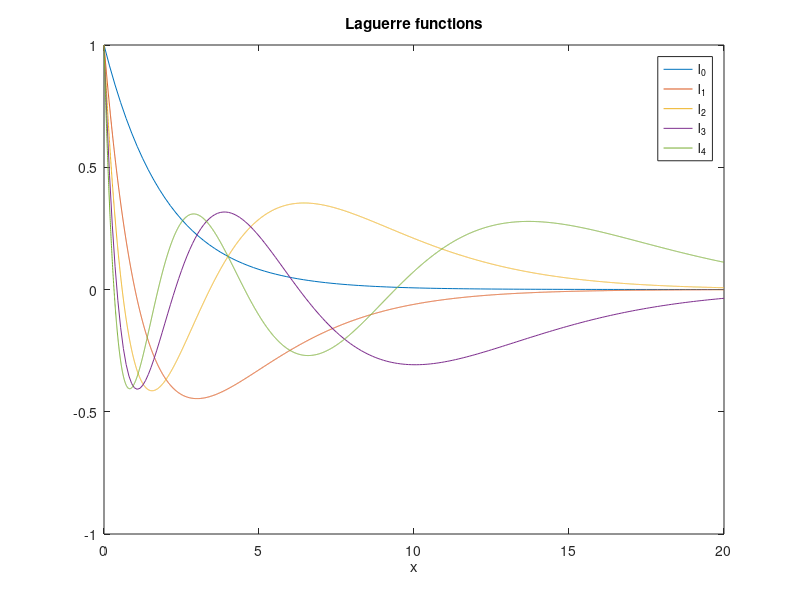
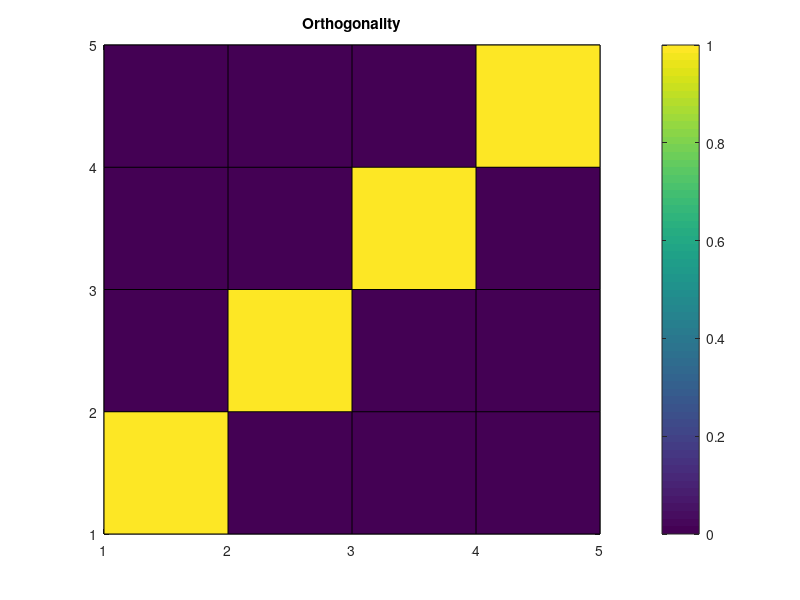
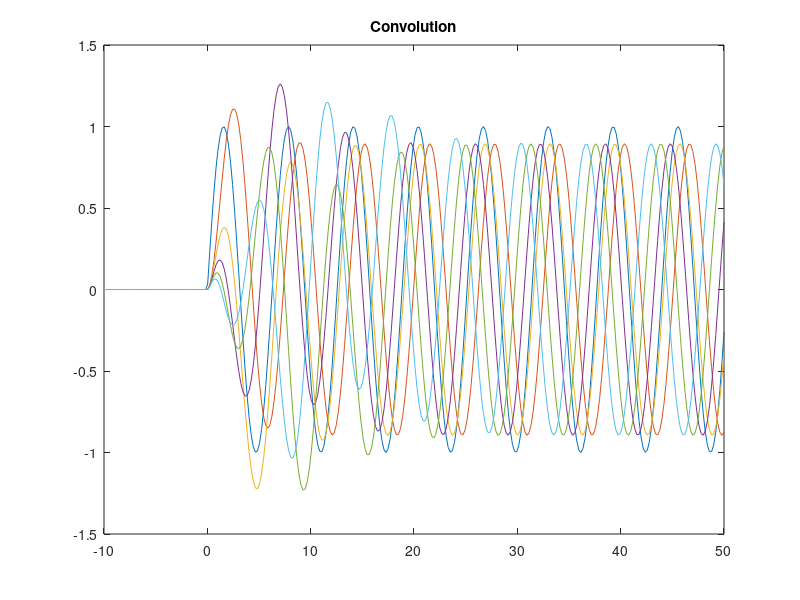

Source code (MATLAB) for these figures, in order:
clear
close all

%---- Laguerre functions -------------------------------------------------------
% Weight
w = @(x) exp(-x);

% Laguerre polynomials
L_0 = @(x) 1;
L_1 = @(x) -x+1;
L_2 = @(x) (x.^2-4*x+2)/2;
L_3 = @(x) (-x.^3+9*x.^2-18*x+6)/6;
L_4 = @(x) (x.^4-16*x.^3+72*x.^2-96*x+24)/24;

% Laguerre function
l_0 = @(x) L_0(x).*sqrt(w(x));
l_1 = @(x) L_1(x).*sqrt(w(x));
l_2 = @(x) L_2(x).*sqrt(w(x));
l_3 = @(x) L_3(x).*sqrt(w(x));
l_4 = @(x) L_4(x).*sqrt(w(x));

figure(1)
fplot(l_0, [0,20], 'DisplayName', 'l_0')
hold on
fplot(l_1, [0,20], 'DisplayName', 'l_1')
fplot(l_2, [0,20], 'DisplayName', 'l_2')
fplot(l_3, [0,20], 'DisplayName', 'l_3')
fplot(l_4, [0,20], 'DisplayName', 'l_4')
hold off
xlabel('x')
title('Laguerre functions')

% Orthogonality
inner_prod = zeros(5,5);

inner_prod(1,1) = integral(@(x) l_0(x).*l_0(x), 0, inf);
inner_prod(1,2) = integral(@(x) l_0(x).*l_1(x), 0, inf);
inner_prod(1,3) = integral(@(x) l_0(x).*l_2(x), 0, inf);
inner_prod(1,4) = integral(@(x) l_0(x).*l_3(x), 0, inf);
inner_prod(1,5) = integral(@(x) l_0(x).*l_4(x), 0, inf);

inner_prod(2,1) = integral(@(x) l_1(x).*l_0(x), 0, inf);
inner_prod(2,2) = integral(@(x) l_1(x).*l_1(x), 0, inf);
inner_prod(2,3) = integral(@(x) l_1(x).*l_2(x), 0, inf);
inner_prod(2,4) = integral(@(x) l_1(x).*l_3(x), 0, inf);
inner_prod(2,5) = integral(@(x) l_1(x).*l_4(x), 0, inf);

inner_prod(3,1) = integral(@(x) l_2(x).*l_0(x), 0, inf);
inner_prod(3,2) = integral(@(x) l_2(x).*l_1(x), 0, inf);
inner_prod(3,3) = integral(@(x) l_2(x).*l_2(x), 0, inf);
inner_prod(3,4) = integral(@(x) l_2(x).*l_3(x), 0, inf);
inner_prod(3,5) = integral(@(x) l_2(x).*l_4(x), 0, inf);

inner_prod(4,1) = integral(@(x) l_3(x).*l_0(x), 0, inf);
inner_prod(4,2) = integral(@(x) l_3(x).*l_1(x), 0, inf);
inner_prod(4,3) = integral(@(x) l_3(x).*l_2(x), 0, inf);
inner_prod(4,4) = integral(@(x) l_3(x).*l_3(x), 0, inf);
inner_prod(4,5) = integral(@(x) l_3(x).*l_4(x), 0, inf);

inner_prod(5,1) = integral(@(x) l_4(x).*l_0(x), 0, inf);
inner_prod(5,2) = integral(@(x) l_4(x).*l_1(x), 0, inf);
inner_prod(5,3) = integral(@(x) l_4(x).*l_2(x), 0, inf);
inner_prod(5,4) = integral(@(x) l_4(x).*l_3(x), 0, inf);
inner_prod(5,5) = integral(@(x) l_4(x).*l_4(x), 0, inf);


figure(2)
pcolor(inner_prod)
colorbar()
title('Orthogonality')

%---- Convolution with Laguerre functions --------------------------------------
f = @(x) (x>=0).*sin(x);

f_0 = @(x) integral(@(y) f(y).*l_0(x-y), -inf, x);
f_1 = @(x) integral(@(y) f(y).*l_1(x-y), -inf, x);
f_2 = @(x) integral(@(y) f(y).*l_2(x-y), -inf, x);
f_3 = @(x) integral(@(y) f(y).*l_3(x-y), -inf, x);
f_4 = @(x) integral(@(y) f(y).*l_4(x-y), -inf, x);

x_values = linspace(-10,50,300);

f_values = f(x_values);

f_0_values = zeros(length(x_values),1);
f_1_values = zeros(length(x_values),1);
f_2_values = zeros(length(x_values),1);
f_3_values = zeros(length(x_values),1);
f_4_values = zeros(length(x_values),1);


for i = 1:length(x_values)
    f_0_values(i) = f_0(x_values(i));
    f_1_values(i) = f_1(x_values(i));
    f_2_values(i) = f_2(x_values(i));
    f_3_values(i) = f_3(x_values(i));
    f_4_values(i) = f_4(x_values(i));
 end

figure(3)
plot(x_values, f_values)
hold on
plot(x_values, f_0_values)
plot(x_values, f_1_values)
plot(x_values, f_2_values)
plot(x_values, f_3_values)
plot(x_values, f_4_values)
hold off
title('Convolution')
